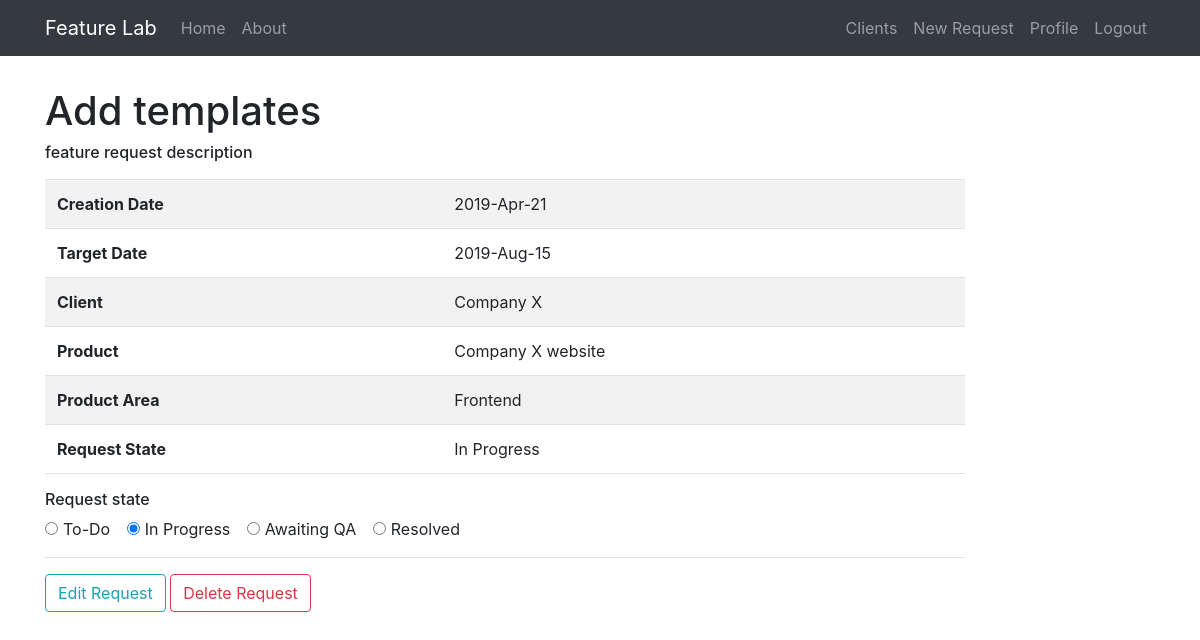
Before: /request/1 (signed in) with the older database file.
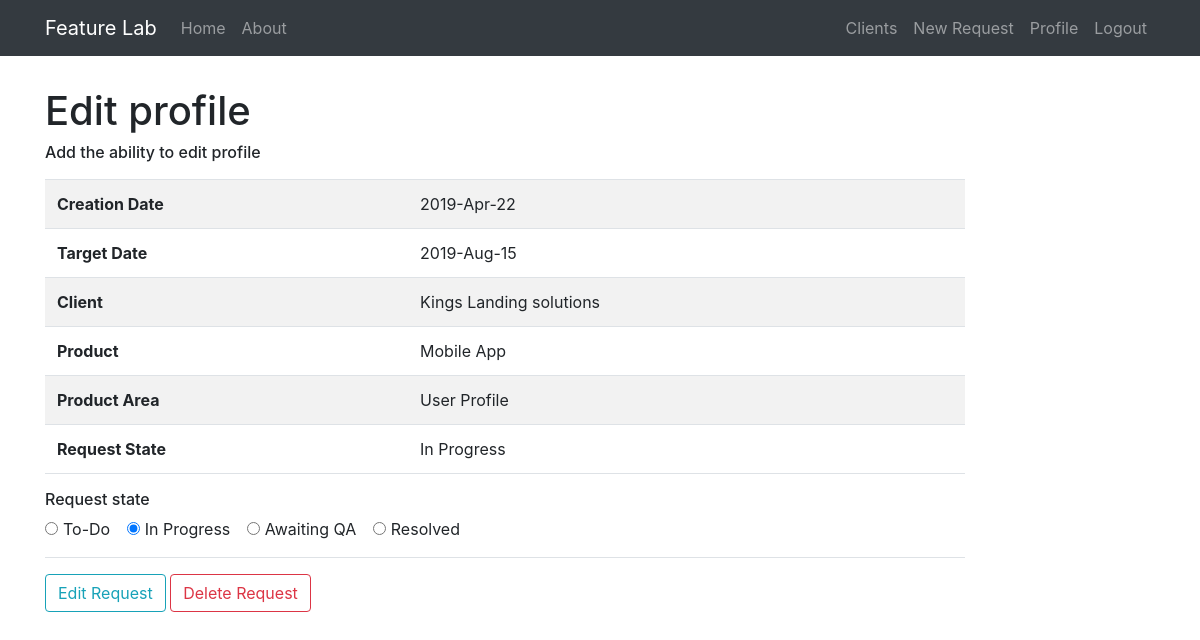
After: the same page with the newer database file.
### feature_lab/models.py (models this page shows, shortened)
class FeatureRequest(db.Model):
    id = db.Column(db.Integer, primary_key=True)
    title = db.Column(db.String(30), unique=True, nullable=False)
    description = db.Column(db.Text(), nullable=False)
    created_at = db.Column(db.DateTime, nullable=False, default=datetime.utcnow)
    target_date = db.Column(db.DateTime, nullable=False)
    product_area = db.Column(db.String())
    product_id = db.Column(db.Integer, db.ForeignKey('product.id'), nullable=False)
    client_id = db.Column(db.Integer, db.ForeignKey('client.id'), nullable=False)
    state = db.Column(db.Enum(FeatureRequestState), default=FeatureRequestState.TODO)

class Client(db.Model):
    id = db.Column(db.Integer, primary_key=True)
    name = db.Column(db.String(20), unique=True, nullable=False)
    email = db.Column(db.String(120), unique=True, nullable=False)
    bio = db.Column(db.Text(), nullable=False)
    priority = db.Column(db.Integer, nullable=False, unique=True)
    phone_number = db.Column(db.String())
    created_at = db.Column(db.DateTime, nullable=False, default=datetime.utcnow)
    products = db.relationship('Product', backref='owner', lazy=True)
    user_id = db.Column(db.Integer, db.ForeignKey('user.id'), nullable=False)

class Product(db.Model):
    id = db.Column(db.Integer, primary_key=True)
    name = db.Column(db.String(20), unique=True, nullable=False)
    description = db.Column(db.Text(), nullable=False)
    owner_id = db.Column(db.Integer, db.ForeignKey('client.id'), nullable=False)
    requests = db.relationship('FeatureRequest', backref='product', lazy=True)
    areas = db.relationship('ProductArea', backref='product', lazy=True)

### feature_lab/clients/routes.py (the view)
@clients.route('/request/<int:request_id>')
@login_required
def feature_request(request_id):
    request = FeatureRequest.query.get_or_404(request_id)
    request_states = list(map(lambda s: s, FeatureRequestState))
    return render_template('request.html', request=request, request_states=request_states)

### feature_lab/models.py (called while the page is built)
@login_manager.user_loader
def load_user(user_id):
    return User.query.get(int(user_id))

### feature_lab/templates/request.html (shortened to what this page needs)
{% extends 'layout.html' %}
{% block content %}
    <h1>{{request.title}}</h1>
    <h6 class="pb-2">{{request.description}}</h6>
    <table class="table table-striped border-bottom pb-3">
        <tbody>
            <tr>
                <th scope="row">Creation Date</th>
                <td>{{request.created_at.strftime('%Y-%b-%d')}}</td>
            </tr>
            <tr>
                <th scope="row">Target Date</th>
                <td>{{request.target_date.strftime('%Y-%b-%d')}}</td>
            </tr>
            <tr>
                <th scope="row">Client</th>
                <td>{{request.product.owner.name}}</td>
            </tr>
            <tr>
                <th scope="row">Product</th>
                <td>{{request.product.name}}</td>
            </tr>
            <tr>
                <th scope="row">Product Area</th>
                <td>{{request.product_area}}</td>
            </tr>
            <tr>
                <th scope="row">Request State</th>
                <td>{{request.state.value}}</td>
            </tr>
        </tbody>
    </table>
    <div class="mb-3 pb-3 border-bottom">
        <h6>Request state</h6>
        {% for state in request_states %}
        <div class="form-check-inline">
            <input class="form-check-input" type="radio" name="stateRadios" id="{{state.value.lower().replace(' ', '-')}}"
                   value="{{state.name}}" onclick="handleStateChange('{{state.name}}', {{request.id}})"
                   {% if request.state.name == state.name%} checked {% endif %}>
            <label class="form-check-label" for="exampleRadios1">
                {{state.value}}
            </label>
        </div>
        {% endfor %}
    </div>
    <button class="btn btn-outline-info" onclick="window.location='/request/{{request.id}}/update'">Edit Request</button>
    <button type="button" class="btn btn-outline-danger" data-toggle="modal" data-target="#deleteModal">Delete Request</button>
{% endblock content %}

Changed rows visible on the page:
changed FeatureRequest "In Progress": title "Add templates" → "Edit profile"; description "feature request description" → "Add the ability to edit profile"; created_at "2019-Apr-21" → "2019-Apr-22"; product_area "Frontend" → "User Profile"
changed Client: product.owner.name "Company X" → "Kings Landing solutions"
changed Product: product.name "Company X website" → "Mobile App"
